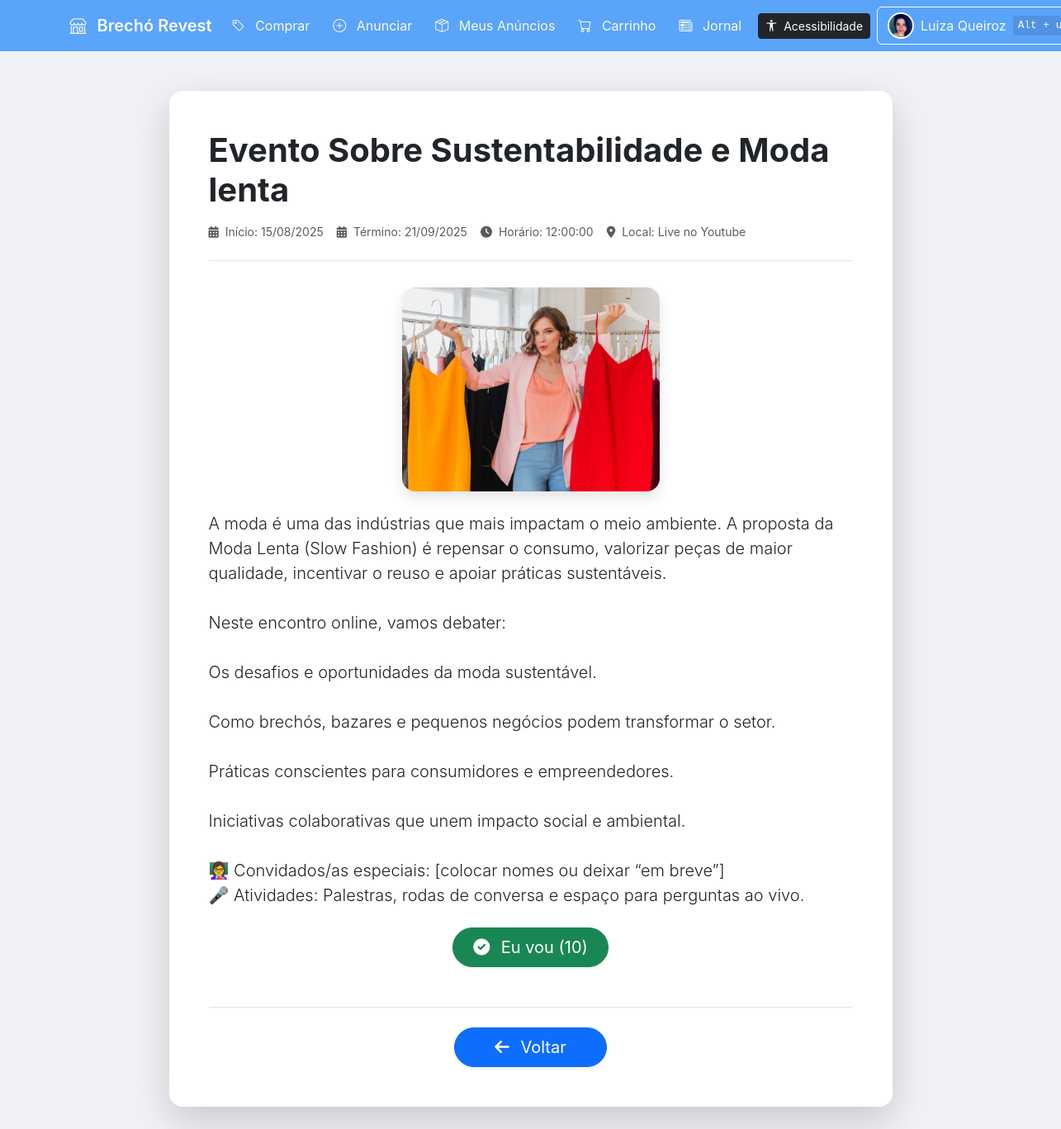
The page /ver_noticia.php?tipo=evento&id=5 (signed in) on the database its author committed.
### tables this page shows
CREATE TABLE `eventos` (
  `id` int(11) NOT NULL,
  `nome_evento` varchar(255) NOT NULL,
  `data_inicio_evento` date NOT NULL,
  `data_termino_evento` date DEFAULT NULL,
  `data_evento` date NOT NULL,
  `hora_evento` time NOT NULL,
  `local_evento` varchar(255) NOT NULL,
  `descricao_evento` text DEFAULT NULL,
  `imagem_evento` varchar(255) DEFAULT NULL,
  `confirmacoes` int(11) DEFAULT 0,
  `resumo` varchar(255) NOT NULL,
  `contador_participantes` int(11) NOT NULL DEFAULT 0
);

### public/ver_noticia.php (called while the page is built)
<?php
include __DIR__ . '/../app/core/conexao.php';
include __DIR__ . '/../app/logic/ver_noticia.php';
include __DIR__ . '/../app/views/ver_noticia.php';
?>

### app/logic/ver_noticia.php (called while the page is built, shortened)
<?php
require_once __DIR__ . '/../core/conexao.php';
$conteudo = null;
$tipo_conteudo = isset($_GET['tipo']) ? $_GET['tipo'] : '';
$id_conteudo = isset($_GET['id']) ? (int) $_GET['id'] : 0;
if ($id_conteudo > 0) {
    $sql = '';
    switch ($tipo_conteudo) {
        case 'evento':
            $sql = "SELECT * FROM eventos WHERE id = ?";
            break;
    }
    if ($sql) {
        if ($stmt = $con->prepare($sql)) {
            $stmt->bind_param("i", $id_conteudo);
            $stmt->execute();
            $resultado = $stmt->get_result();
            if ($resultado && $resultado->num_rows > 0) {
                $conteudo = $resultado->fetch_assoc();
            }
        }
    }
}
if ($conteudo) {
    if ($tipo_conteudo === 'noticia') {
        $titulo_pagina = htmlspecialchars($conteudo['resumo']);
        $imagem_caminho = 'uploads/' . htmlspecialchars($conteudo['imagem']);
    } elseif ($tipo_conteudo === 'evento') {
        $titulo_pagina = htmlspecialchars($conteudo['nome_evento']);
        $imagem_caminho = 'uploads/' . htmlspecialchars($conteudo['imagem_evento']);
    }
}
include __DIR__ . '/../includes/header.php';
?>

### app/views/ver_noticia.php (the view, shortened to what this page needs)
<!DOCTYPE html>
<html lang="pt-BR">
<head>
    <link href="https://cdn.jsdelivr.net/npm/bootstrap@5.3.3/dist/css/bootstrap.min.css" rel="stylesheet">
    <link rel="stylesheet" href="https://cdnjs.cloudflare.com/ajax/libs/font-awesome/6.0.0-beta3/css/all.min.css">
</head>
<body>
<div class="container content-container">
    <div class="bg-white rounded-4 shadow-lg p-4 p-md-5">
        <?php if ($conteudo): ?>
            <article>
                <header class="article-header text-start">
                    <h1 class="display-6 fw-bold mb-3 text-dark"><?= $titulo_pagina ?></h1>
                    <?php if ($tipo_conteudo === 'noticia'): ?>
                        <div class="d-flex justify-content-start flex-wrap gap-3 text-muted small">
                            <span class="icon-text"><i class="fas fa-user-circle"></i> Autor: <?= htmlspecialchars($conteudo['autor']) ?></span>
                            <span class="icon-text"><i class="fas fa-calendar-alt"></i> Publicado em: <?= htmlspecialchars((new DateTime($conteudo['data_de_publicacao']))->format('d/m/Y')) ?></span>
                        </div>
                    <?php elseif ($tipo_conteudo === 'evento'): ?>
                        <div class="d-flex justify-content-start flex-wrap gap-3 text-muted small">
                            <span class="icon-text"><i class="fas fa-calendar-days"></i> Início: <?= htmlspecialchars((new DateTime($conteudo['data_inicio_evento']))->format('d/m/Y')) ?></span>
                            <?php if (!empty($conteudo['data_termino_evento']) && $conteudo['data_termino_evento'] !== '0000-00-00'): ?>
                                <span class="icon-text"><i class="fas fa-calendar-days"></i> Término: <?= htmlspecialchars((new DateTime($conteudo['data_termino_evento']))->format('d/m/Y')) ?></span>
                            <?php endif; ?>
                            <span class="icon-text"><i class="fas fa-clock"></i> Horário: <?= htmlspecialchars($conteudo['hora_evento']) ?></span>
                            <span class="icon-text"><i class="fas fa-map-marker-alt"></i> Local: <?= htmlspecialchars($conteudo['local_evento']) ?></span>
                        </div>
                    <?php endif; ?>
                </header>
                <?php if ($imagem_caminho && file_exists($imagem_caminho)): ?>
                    <div class="text-center mb-4">
                        <div class="content-image-wrapper">
                            <img src="<?= $imagem_caminho ?>" alt="Imagem do Conteúdo" class="content-image">
                        </div>
                    </div>
                <?php endif; ?>
                <div class="content-body">
                    <?php if ($tipo_conteudo === 'noticia'): ?>
                        <p class="lead text-dark lh-base"><?= nl2br(htmlspecialchars($conteudo['corpo_do_texto'])) ?></p>
                        <?php if (!empty($conteudo['referencias'])): ?>
                            <div class="author-info">
                                <p><i class="fas fa-link"></i> <strong>Referências:</strong> <?= htmlspecialchars($conteudo['referencias']) ?></p>
                            </div>
                        <?php endif; ?>
                    <?php elseif ($tipo_conteudo === 'evento'): ?>
                        <p class="lead text-dark lh-base"><?= nl2br(htmlspecialchars($conteudo['descricao_evento'])) ?></p>
                        <div class="text-center mt-4">
                            <button id="btnEuVou" class="btn btn-success btn-lg rounded-pill px-4 shadow-sm">
                                <i class="fas fa-check-circle me-2"></i> Eu vou (<span id="contador"><?= (int)($conteudo['confirmacoes'] ?? 0) ?></span>)
                            </button>
                        </div>
                    <?php endif; ?>
                </div>
            </article>
        <?php endif; ?>
        <div class="text-center mt-5 pt-4 border-top">
            <a href="javascript:history.back()" class="btn btn-primary btn-lg rounded-pill px-5 shadow-sm">
                <i class="fas fa-arrow-left me-2"></i> Voltar
            </a>
        </div>
    </div>
</div>
</body>
</html>

### app/includes/header.php (style rules this page uses)
body { font-family: 'Poppins', sans-serif; }

### app/views/ver_noticia.php (style rules this page uses)
body { background-color: #f0f2f5; font-family: 'Inter', sans-serif; }
.content-container { max-width: 900px; margin: 3rem auto; }
.article-header { border-bottom: 1px solid #dee2e6; padding-bottom: 1.5rem; margin-bottom: 2rem; }
.content-image-wrapper { max-width: 100%; height: auto; border-radius: 1rem; overflow: hidden; box-shadow: 0 0.5rem 1rem rgba(0,0,0,.1); }
.content-image { width:100%; height:auto; display:block; object-fit:cover; }
@media (min-width:768px) { .content-image-wrapper { max-width:40%; margin-left:auto; margin-right:auto; } }
.icon-text { display:flex; align-items:center; gap:.5rem; }

### rows shown on the page
eventos: nome_evento "Evento Sobre Sustentabilidade e Moda lenta", data_inicio_evento "15/08/2025", data_termino_evento "21/09/2025", hora_evento "12:00:00", local_evento "Live no Youtube", imagem_evento (picture), descricao_evento "A moda é uma das indústrias que mais impactam o meio ambiente. A proposta da Moda Lenta (Slow Fashion) é repensar o consumo, valorizar peças de maior qualidade, incentivar o reuso e apoiar práticas sustentáveis. Neste encontro online, vamos debater: Os desafios e oportunidades da moda sustentável. Como brechós, bazares e pequenos negócios podem transformar o setor. Práticas conscientes para consumidores e empreendedores. Iniciativas colaborativas que unem impacto social e ambiental. 👩‍🏫 Convidados/as especiais: [colocar nomes ou deixar “em breve”] 🎤 Atividades: Palestras, rodas de conversa e espaço para perguntas ao vivo.", confirmacoes "10"

### other values the page prints
$_SESSION['usuario']['nome'] "Luiza Queiroz"
